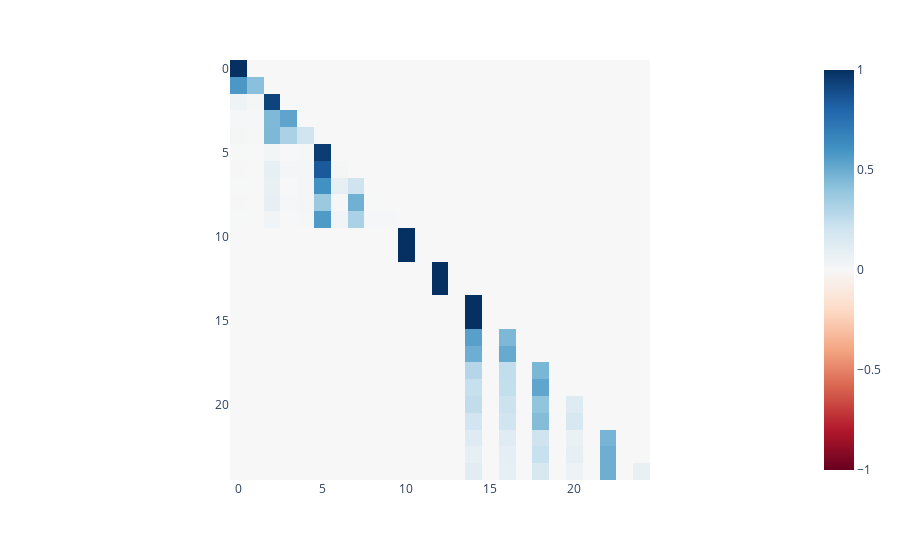
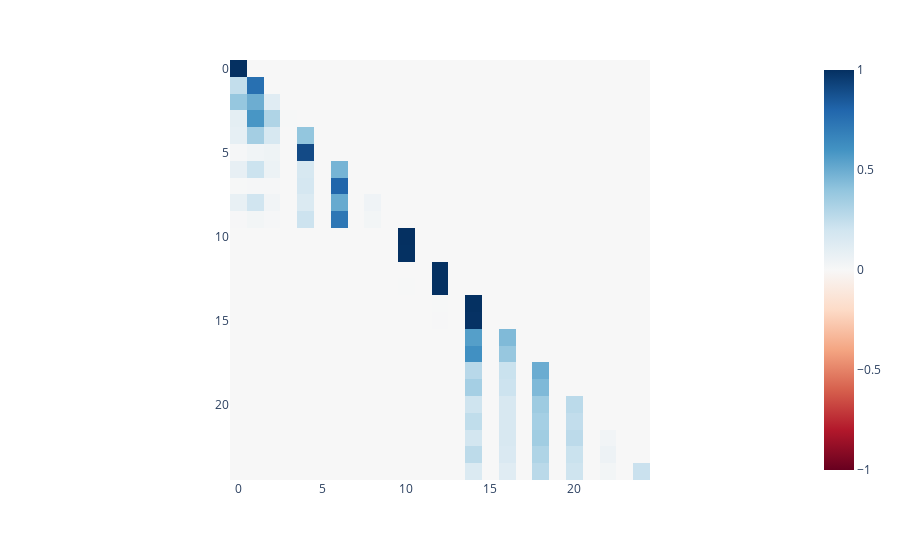
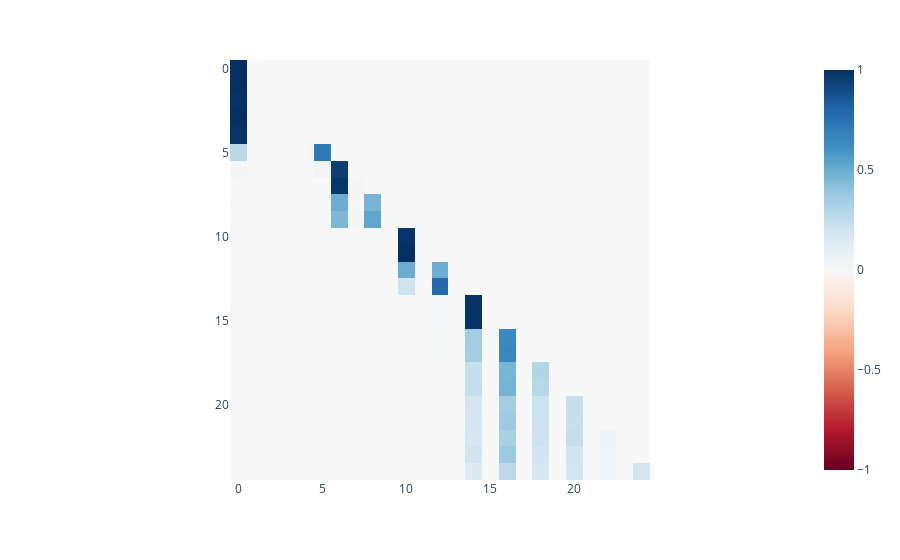
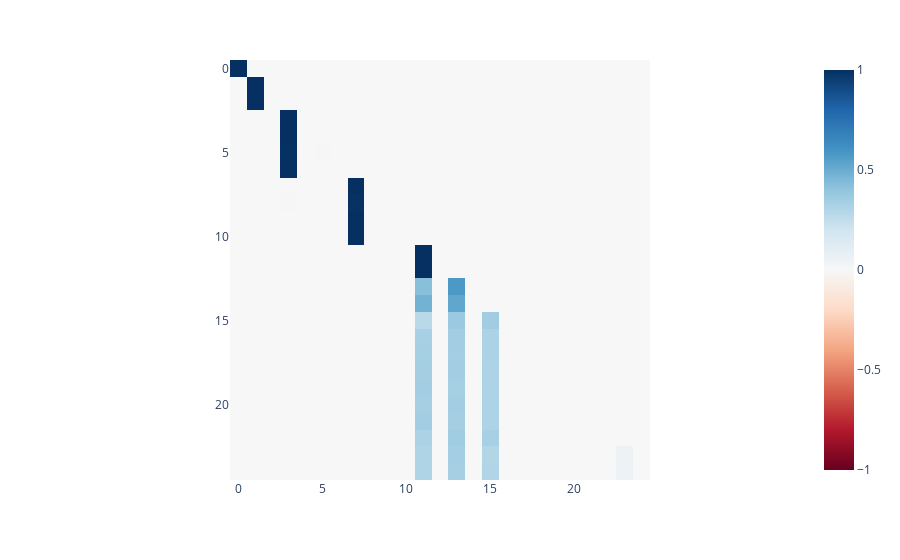

Notebook code for these charts, in order:
### Code cell
inputs_dict = {i: inputs[0][i].item() for i in range(inputs[0].shape[0])}
labels_dict = {i: labels[0][i].item() for i in range(labels[0].shape[0])}

for head in range(config.tflens_config.n_heads):
  imshow_attention(att_1_2[0,head,...])
  print(inputs_dict)
  print(labels_dict)

### Figure 1 — Plotly figure (JSON) as saved in the notebook; plotly's stock layout.template omitted (floating-point values rounded to 4 significant figures; data arrays with more than 128 entries replaced by an {"elided": "..."} marker saying what was removed)
{"data": [{"coloraxis": "coloraxis", "hovertemplate": "x: %{x}<br>y: %{y}<br>color: %{z}<extra></extra>", "name": "0", "type": "heatmap", "xaxis": "x", "yaxis": "y", "z": {"elided": "25x25 float values"}}], "layout": {"coloraxis": {"cmid": 0, "colorscale": [[0, "rgb(103,0,31)"], [0.1, "rgb(178,24,43)"], [0.2, "rgb(214,96,77)"], [0.3, "rgb(244,165,130)"], [0.4, "rgb(253,219,199)"], [0.5, "rgb(247,247,247)"], [0.6, "rgb(209,229,240)"], [0.7, "rgb(146,197,222)"], [0.8, "rgb(67,147,195)"], [0.9, "rgb(33,102,172)"], [1, "rgb(5,48,97)"]]}, "margin": {"t": 60}, "xaxis": {"anchor": "y", "constrain": "domain", "domain": [0, 1], "scaleanchor": "y"}, "yaxis": {"anchor": "x", "autorange": "reversed", "constrain": "domain", "domain": [0, 1]}}}

### Figure 2 — Plotly figure (JSON) as saved in the notebook; plotly's stock layout.template omitted (floating-point values rounded to 4 significant figures; data arrays with more than 128 entries replaced by an {"elided": "..."} marker saying what was removed)
{"data": [{"coloraxis": "coloraxis", "hovertemplate": "x: %{x}<br>y: %{y}<br>color: %{z}<extra></extra>", "name": "0", "type": "heatmap", "xaxis": "x", "yaxis": "y", "z": {"elided": "25x25 float values"}}], "layout": {"coloraxis": {"cmid": 0, "colorscale": [[0, "rgb(103,0,31)"], [0.1, "rgb(178,24,43)"], [0.2, "rgb(214,96,77)"], [0.3, "rgb(244,165,130)"], [0.4, "rgb(253,219,199)"], [0.5, "rgb(247,247,247)"], [0.6, "rgb(209,229,240)"], [0.7, "rgb(146,197,222)"], [0.8, "rgb(67,147,195)"], [0.9, "rgb(33,102,172)"], [1, "rgb(5,48,97)"]]}, "margin": {"t": 60}, "xaxis": {"anchor": "y", "constrain": "domain", "domain": [0, 1], "scaleanchor": "y"}, "yaxis": {"anchor": "x", "autorange": "reversed", "constrain": "domain", "domain": [0, 1]}}}

### Figure 3 — Plotly figure (JSON) as saved in the notebook; plotly's stock layout.template omitted (floating-point values rounded to 4 significant figures; data arrays with more than 128 entries replaced by an {"elided": "..."} marker saying what was removed)
{"data": [{"coloraxis": "coloraxis", "hovertemplate": "x: %{x}<br>y: %{y}<br>color: %{z}<extra></extra>", "name": "0", "type": "heatmap", "xaxis": "x", "yaxis": "y", "z": {"elided": "25x25 float values"}}], "layout": {"coloraxis": {"cmid": 0, "colorscale": [[0, "rgb(103,0,31)"], [0.1, "rgb(178,24,43)"], [0.2, "rgb(214,96,77)"], [0.3, "rgb(244,165,130)"], [0.4, "rgb(253,219,199)"], [0.5, "rgb(247,247,247)"], [0.6, "rgb(209,229,240)"], [0.7, "rgb(146,197,222)"], [0.8, "rgb(67,147,195)"], [0.9, "rgb(33,102,172)"], [1, "rgb(5,48,97)"]]}, "margin": {"t": 60}, "xaxis": {"anchor": "y", "constrain": "domain", "domain": [0, 1], "scaleanchor": "y"}, "yaxis": {"anchor": "x", "autorange": "reversed", "constrain": "domain", "domain": [0, 1]}}}

### Figure 4 — Plotly figure (JSON) as saved in the notebook; plotly's stock layout.template omitted (floating-point values rounded to 4 significant figures; data arrays with more than 128 entries replaced by an {"elided": "..."} marker saying what was removed)
{"data": [{"coloraxis": "coloraxis", "hovertemplate": "x: %{x}<br>y: %{y}<br>color: %{z}<extra></extra>", "name": "0", "type": "heatmap", "xaxis": "x", "yaxis": "y", "z": {"elided": "25x25 float values"}}], "layout": {"coloraxis": {"cmid": 0, "colorscale": [[0, "rgb(103,0,31)"], [0.1, "rgb(178,24,43)"], [0.2, "rgb(214,96,77)"], [0.3, "rgb(244,165,130)"], [0.4, "rgb(253,219,199)"], [0.5, "rgb(247,247,247)"], [0.6, "rgb(209,229,240)"], [0.7, "rgb(146,197,222)"], [0.8, "rgb(67,147,195)"], [0.9, "rgb(33,102,172)"], [1, "rgb(5,48,97)"]]}, "margin": {"t": 60}, "xaxis": {"anchor": "y", "constrain": "domain", "domain": [0, 1], "scaleanchor": "y"}, "yaxis": {"anchor": "x", "autorange": "reversed", "constrain": "domain", "domain": [0, 1]}}}
